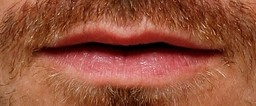
#> input picture images/boca/hb001.jpg, 256 x 106 px
$ jupyter execute filtros_frecuenciales_comparativa.ipynb
#> lines starting #> are read from the running program, lines starting #| are printed output that depends on the picture; after the words box and inside, x2 and y2 are one past the last pixel; in counts of white or black regions, pixels touching at a corner belong together
# Filtros en el dominio frecuencial para detección de bordes — Comparativa visual

## 📘 OBJETIVO
Aplicar y visualizar diferentes filtros en el dominio frecuencial sobre una misma imagen, mostrando paso a paso el efecto de cada uno para resaltar bordes y obtener un resultado similar a un retrato dibujado a mano.

---

## 🔧 Configuración inicial

[cell 1]
# Importar librerías necesarias
import numpy as np
import cv2
import matplotlib.pyplot as plt
from scipy import ndimage
from scipy.ndimage import gaussian_filter
from skimage import data, filters
from skimage.color import rgb2gray
import warnings

# Silenciar advertencias para visualización limpia
warnings.filterwarnings('ignore')

# Configurar matplotlib para mejor visualización
plt.rcParams['figure.figsize'] = (15, 10)
plt.rcParams['font.size'] = 10

print("✅ Librerías importadas correctamente")

## 📸 Cargar imagen de prueba

Usaremos una imagen de rostro incluida en scikit-image. Si prefieres usar tu propia imagen, modifica la ruta en la celda siguiente.

[cell 2]
# Opción 1: Usar imagen de ejemplo de skimage
# imagen_original = data.camera()  # Imagen clásica de prueba
imagen_original = cv2.imread("images/boca/hb001.jpg", cv2.IMREAD_GRAYSCALE)

# Opción 2: Cargar tu propia imagen (descomenta y modifica la ruta)
# imagen_original = cv2.imread('ruta/a/tu/imagen.jpg', cv2.IMREAD_GRAYSCALE)

# Asegurar que la imagen sea de tipo float para procesamiento
imagen = imagen_original.astype(np.float32)

# Mostrar imagen original
plt.figure(figsize=(6, 6))
plt.imshow(imagen, cmap='gray')
plt.title('Imagen Original')
plt.axis('off')
plt.tight_layout()
plt.show()

print(f"📐 Dimensiones de la imagen: {imagen.shape}")
#| 📐 Dimensiones de la imagen: (106, 256)

## 🛠️ Función genérica para visualizar etapas

Esta función muestra:
1. Imagen original
2. Espectro de Fourier (magnitud en escala logarítmica)
3. Filtro aplicado
4. Espectro filtrado
5. Imagen resultante
6. Bordes binarizados

[cell 3]
def mostrar_etapas(imagen, filtro_nombre, filtro_H, umbral=50):
    """
    Visualiza las etapas del filtrado en el dominio frecuencial.

    Args:
        imagen: Imagen en escala de grises (np.ndarray)
        filtro_nombre: Nombre descriptivo del filtro (str)
        filtro_H: Filtro en el dominio frecuencial (np.ndarray)
        umbral: Umbral para binarización final (int)
    """
#> called with filtro_nombre = 'Ideal High-Pass (D0=20)', umbral = 50
    # 1. Calcular FFT de la imagen
    f = np.fft.fft2(imagen)
    fshift = np.fft.fftshift(f)  # Centrar el espectro

    # 2. Calcular magnitud del espectro (escala logarítmica para visualización)
    magnitud_espectro = 20 * np.log(np.abs(fshift) + 1)

    # 3. Aplicar filtro en el dominio frecuencial
    fshift_filtrado = fshift * filtro_H
    magnitud_filtrada = 20 * np.log(np.abs(fshift_filtrado) + 1)

    # 4. Transformada inversa para obtener imagen filtrada
    f_ishift = np.fft.ifftshift(fshift_filtrado)
    img_filtrada = np.fft.ifft2(f_ishift)
    img_filtrada = np.abs(img_filtrada)

    # 5. Normalizar para visualización
    img_normalizada = cv2.normalize(img_filtrada, None, 0, 255, cv2.NORM_MINMAX).astype(np.uint8)

    # 6. Binarizar para obtener bordes nítidos (fondo blanco, bordes negros)
    _, img_binaria = cv2.threshold(img_normalizada, umbral, 255, cv2.THRESH_BINARY)
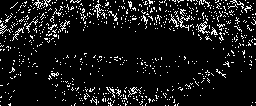
#> img_binaria: shape (106, 256); 8.9% white in thin lines or dots
    img_binaria = cv2.bitwise_not(img_binaria)
#> img_binaria: shape (106, 256); 91.1% white; black in thin lines or dots

    # Visualización en cuadrícula 2x3
    fig, axes = plt.subplots(2, 3, figsize=(15, 10))

    # Fila 1: Original, Espectro, Filtro
    axes[0, 0].imshow(imagen, cmap='gray')
    axes[0, 0].set_title('1. Imagen Original')
    axes[0, 0].axis('off')

    axes[0, 1].imshow(magnitud_espectro, cmap='gray')
    axes[0, 1].set_title('2. Espectro de Fourier (log)')
    axes[0, 1].axis('off')

    axes[0, 2].imshow(filtro_H, cmap='gray')
    axes[0, 2].set_title(f'3. Filtro: {filtro_nombre}')
    axes[0, 2].axis('off')

    # Fila 2: Espectro filtrado, Resultado, Bordes binarizados
    axes[1, 0].imshow(magnitud_filtrada, cmap='gray')
    axes[1, 0].set_title('4. Espectro Filtrado (log)')
    axes[1, 0].axis('off')

    axes[1, 1].imshow(img_normalizada, cmap='gray')
    axes[1, 1].set_title('5. Imagen Filtrada')
    axes[1, 1].axis('off')

    axes[1, 2].imshow(img_binaria, cmap='gray')
    axes[1, 2].set_title('6. Bordes Binarizados')
    axes[1, 2].axis('off')

    plt.suptitle(f'Filtro: {filtro_nombre}', fontsize=16, fontweight='bold', y=0.98)
    plt.tight_layout()
    plt.show()

    return img_binaria

print("✅ Función mostrar_etapas() definida")

## 🧮 Función auxiliar: Calcular distancia desde el centro

Esta función es fundamental para crear filtros radiales en el dominio frecuencial.

[cell 4]
def distancia_desde_centro(shape):
    """
    Calcula la matriz de distancias desde el centro de la imagen.

    Args:
        shape: Tupla (rows, cols) con las dimensiones de la imagen

    Returns:
        Matriz de distancias D(u,v) donde cada elemento es la distancia
        euclídea desde el centro (crow, ccol)
    """
    rows, cols = shape
    crow, ccol = rows // 2, cols // 2

    # Crear matrices de coordenadas
    u = np.arange(rows)
    v = np.arange(cols)
    u, v = np.meshgrid(u - crow, v - ccol, indexing='ij')

    # Calcular distancia euclídea: D(u,v) = sqrt((u-crow)^2 + (v-ccol)^2)
    D = np.sqrt(u**2 + v**2)

    return D

print("✅ Función distancia_desde_centro() definida")

---

# 🧩 FILTROS EN EL DOMINIO FRECUENCIAL

## 1️⃣ Ideal High-Pass Filter

**Fórmula:**
$$H(u,v) = \begin{cases}
0 & \text{si } D(u,v) \leq D_0 \\
1 & \text{si } D(u,v) > D_0
\end{cases}$$

**Descripción:** Bloquea completamente las bajas frecuencias (centro del espectro) y deja pasar las altas frecuencias. Es el filtro más simple pero produce efecto de "ringing" (anillos) en los bordes.

[cell 5]
# Parámetros del filtro
D0 = 20  # Radio de corte

# Calcular distancias
D = distancia_desde_centro(imagen.shape)

# Crear filtro ideal pasa altas
H_ideal = np.where(D <= D0, 0, 1).astype(np.float32)

# Aplicar y visualizar
resultado_ideal = mostrar_etapas(imagen, f'Ideal High-Pass (D0={D0})', H_ideal, umbral=50)

## 2️⃣ Butterworth High-Pass Filter

**Fórmula:**
$$H(u,v) = \frac{1}{1 + \left(\frac{D_0}{D(u,v)}\right)^{2n}}$$

**Descripción:** Transición suave entre frecuencias bloqueadas y permitidas. El parámetro `n` (orden) controla la pendiente de la transición. Reduce el ringing comparado con el filtro ideal.

[cell 6]
# Parámetros del filtro
D0 = 30  # Radio de corte
n = 2    # Orden del filtro

# Calcular distancias
D = distancia_desde_centro(imagen.shape)

# Crear filtro Butterworth pasa altas
# Evitar división por cero
D[D == 0] = 1e-10
H_butterworth = 1 / (1 + (D0 / D)**(2 * n))

# Aplicar y visualizar
resultado_butterworth = mostrar_etapas(imagen, f'Butterworth High-Pass (D0={D0}, n={n})', H_butterworth, umbral=50)

## 3️⃣ Gaussian High-Pass Filter

**Fórmula:**
$$H(u,v) = 1 - e^{-\frac{D(u,v)^2}{2D_0^2}}$$

**Descripción:** Transición muy suave, sin ringing. Ideal para preservar la información de los bordes sin artefactos. Es el filtro más usado en aplicaciones prácticas.

[cell 7]
# Parámetros del filtro
D0 = 10  # Radio de corte

# Calcular distancias
D = distancia_desde_centro(imagen.shape)

# Crear filtro Gaussiano pasa altas
H_gaussian = 1 - np.exp(-(D**2) / (2 * D0**2))

# Aplicar y visualizar
resultado_gaussian = mostrar_etapas(imagen, f'Gaussian High-Pass (D0={D0})', H_gaussian, umbral=50)

## 4️⃣ Laplaciano en Frecuencia

**Fórmula:**
$$H(u,v) = -4\pi^2(u^2 + v^2)$$

**Descripción:** El Laplaciano detecta cambios de intensidad en todas las direcciones. En el dominio frecuencial, es proporcional al cuadrado de la frecuencia. Resalta bordes y puntos aislados.

[cell 8]
# Calcular coordenadas centradas
rows, cols = imagen.shape
crow, ccol = rows // 2, cols // 2

u = np.arange(rows) - crow
v = np.arange(cols) - ccol
u, v = np.meshgrid(u, v, indexing='ij')

# Crear filtro Laplaciano: H(u,v) = -(u^2 + v^2)
H_laplacian = -(u**2 + v**2)

# Normalizar para visualización del filtro
H_laplacian_norm = cv2.normalize(H_laplacian, None, 0, 1, cv2.NORM_MINMAX)
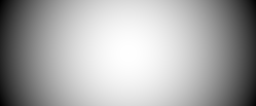
#> H_laplacian: shape (106, 256) int64; min -19193, max 0, mean -6398; drawn with min black and max white

# Aplicar y visualizar
resultado_laplacian = mostrar_etapas(imagen, 'Laplaciano en Frecuencia', H_laplacian_norm, umbral=30)
#> call 4 of mostrar_etapas, with filtro_nombre = 'Laplaciano en Frecuencia', umbral = 30
#> in mostrar_etapas (call 4), `img_normalizada = cv2.normalize(img_filtrada, None, 0, 255, cv2.NORM_M..`:
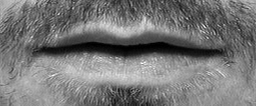
#> img_normalizada: shape (106, 256); min 0, max 255, mean 118.8

## 5️⃣ Laplaciano de Gaussiano (LoG)

**Fórmula:**
$$LoG(x,y) = -\frac{1}{\pi\sigma^4}\left[1 - \frac{x^2+y^2}{2\sigma^2}\right]e^{-\frac{x^2+y^2}{2\sigma^2}}$$

**Descripción:** Combina suavizado Gaussiano con el Laplaciano. Primero suaviza la imagen para reducir ruido, luego detecta bordes. Es muy efectivo para detectar bordes en imágenes ruidosas.

[cell 9]
# Parámetros
sigma = 2.0  # Desviación estándar del Gaussiano
size = 31    # Tamaño del kernel (debe ser impar)

# Crear kernel LoG en el dominio espacial
x = np.arange(-size//2 + 1, size//2 + 1)
y = np.arange(-size//2 + 1, size//2 + 1)
x, y = np.meshgrid(x, y)

# Fórmula del LoG
kernel_log = -(1 / (np.pi * sigma**4)) * (1 - (x**2 + y**2) / (2 * sigma**2)) * \
              np.exp(-(x**2 + y**2) / (2 * sigma**2))

# Expandir kernel al tamaño de la imagen con padding
kernel_padded = np.zeros(imagen.shape)
kernel_padded[:size, :size] = kernel_log

# FFT del kernel
H_log_fft = np.fft.fft2(kernel_padded)
H_log_fft = np.fft.fftshift(H_log_fft)

# Normalizar para visualización
H_log_vis = np.abs(H_log_fft)
H_log_vis = cv2.normalize(H_log_vis, None, 0, 1, cv2.NORM_MINMAX)

# Aplicar y visualizar
resultado_log = mostrar_etapas(imagen, f'Laplaciano de Gaussiano (σ={sigma})', H_log_vis, umbral=40)

## 6️⃣ Difference of Gaussians (DoG)

**Fórmula:**
$$DoG(x,y) = G_{\sigma_1}(x,y) - G_{\sigma_2}(x,y)$$

**Descripción:** Resta dos Gaussianos con diferentes σ. Aproxima el LoG pero es más eficiente computacionalmente. Usado en SIFT y otros detectores de características.

[cell 10]
# Parámetros
sigma1 = 1.0
sigma2 = 2.0

# Calcular distancias
D = distancia_desde_centro(imagen.shape)

# Crear dos filtros Gaussianos
G1 = np.exp(-(D**2) / (2 * sigma1**2))
G2 = np.exp(-(D**2) / (2 * sigma2**2))

# DoG = Diferencia de Gaussianos
H_dog = G1 - G2

# Normalizar para visualización
H_dog_norm = cv2.normalize(H_dog, None, 0, 1, cv2.NORM_MINMAX)

# Aplicar y visualizar
resultado_dog = mostrar_etapas(imagen, f'DoG (σ1={sigma1}, σ2={sigma2})', H_dog_norm, umbral=50)
#> in mostrar_etapas (call 6), `img_filtrada = np.abs(img_filtrada)`:
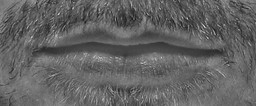
#> img_filtrada: shape (106, 256) float64; min 21.93, max 220.3, mean 99.1
#> in mostrar_etapas (call 6), `_, img_binaria = cv2.threshold(img_normalizada, umbral, 255, cv2.THRES..`:
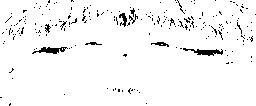
#> img_binaria: shape (106, 256); 96.2% white; black in thin lines or dots
#> in mostrar_etapas (call 6), `plt.show()`:
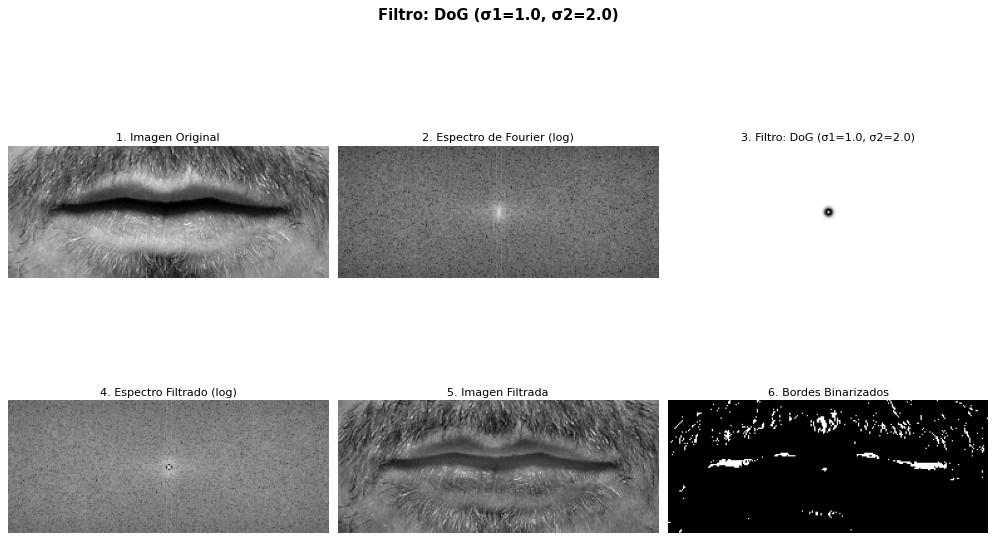
#> figure drawn by matplotlib, 6 panels

## 7️⃣ Filtros Gabor

**Descripción:** Los filtros Gabor son excelentes para detectar bordes en orientaciones específicas. Son similares a las neuronas de la corteza visual humana. Combinaremos respuestas en múltiples orientaciones.

[cell 11]
# Parámetros
frecuencia = 0.1  # Frecuencia del filtro
orientaciones = [0, np.pi/4, np.pi/2, 3*np.pi/4]  # 0°, 45°, 90°, 135°

# Aplicar filtros Gabor en diferentes orientaciones
respuestas_gabor = []

for theta in orientaciones:
    # Usar skimage para aplicar el filtro Gabor
    real, imag = filters.gabor(imagen, frequency=frecuencia, theta=theta)
    magnitud = np.sqrt(real**2 + imag**2)
    respuestas_gabor.append(magnitud)
#> this loop made 4 passes
#> pass 1, `real, imag = filters.gabor(imagen, frequency=frecuencia, theta=theta)`:
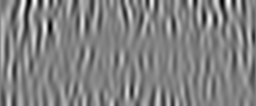
#> imag: shape (106, 256) float32; min -5.47, max 5.24, mean -0.0002; drawn with min black and max white
#> pass 1, `magnitud = np.sqrt(real**2 + imag**2)`:
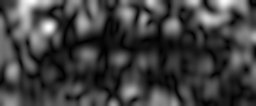
#> magnitud: shape (106, 256) float32; min 0.00516, max 5.71, mean 1.44; drawn with min black and max white
#> pass 2, `real, imag = filters.gabor(imagen, frequency=frecuencia, theta=theta)`:
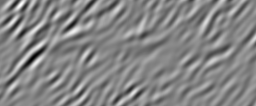
#> real: shape (106, 256) float32; min -4.41, max 4.14, mean 0.0581; drawn with min black and max white
#> after the loop, respuestas_gabor = 4 items

# Combinar respuestas: tomar el máximo en cada píxel
respuesta_combinada = np.maximum.reduce(respuestas_gabor)
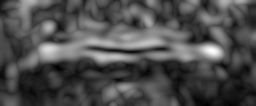
#> respuesta_combinada: shape (106, 256) float32; min 0.276, max 7.91, mean 2.59; drawn with min black and max white

# Normalizar
respuesta_normalizada = cv2.normalize(respuesta_combinada, None, 0, 255, cv2.NORM_MINMAX).astype(np.uint8)

# Binarizar
_, resultado_gabor = cv2.threshold(respuesta_normalizada, 50, 255, cv2.THRESH_BINARY)
resultado_gabor = cv2.bitwise_not(resultado_gabor)

# Visualizar el proceso
fig, axes = plt.subplots(2, 3, figsize=(15, 10))

axes[0, 0].imshow(imagen, cmap='gray')
axes[0, 0].set_title('Imagen Original')
axes[0, 0].axis('off')

# Mostrar respuestas individuales
for idx, (resp, theta) in enumerate(zip(respuestas_gabor, orientaciones)):
    if idx < 4:
        ax = axes[(idx+1)//3, (idx+1)%3]
        ax.imshow(resp, cmap='gray')
        ax.set_title(f'Gabor θ={int(np.degrees(theta))}°')
        ax.axis('off')
#> this loop made 4 passes
#> theta on passes 1 to 4: 0, 0.785, 1.57, 2.36

axes[1, 2].imshow(resultado_gabor, cmap='gray')
axes[1, 2].set_title('Resultado Combinado')
axes[1, 2].axis('off')

plt.suptitle('Filtros Gabor Multi-orientación', fontsize=16, fontweight='bold')
plt.tight_layout()
plt.show()

## 8️⃣ Top-Hat (Filtro de Banda)

**Fórmula:**
$$H(u,v) = \begin{cases}
1 & \text{si } D_1 < D(u,v) < D_2 \\
0 & \text{en otro caso}
\end{cases}$$

**Descripción:** Pasa solo las frecuencias en un rango específico (banda). Útil para extraer características de un tamaño particular o eliminar ruido en frecuencias específicas.

[cell 12]
# Parámetros del filtro
D1 = 20  # Radio interno
D2 = 60  # Radio externo

# Calcular distancias
D = distancia_desde_centro(imagen.shape)

# Crear filtro de banda (Band-Pass)
H_bandpass = np.where((D > D1) & (D < D2), 1, 0).astype(np.float32)

# Aplicar y visualizar
resultado_bandpass = mostrar_etapas(imagen, f'Band-Pass (D1={D1}, D2={D2})', H_bandpass, umbral=50)

---

# 🎨 COMPARATIVA FINAL

Ahora mostraremos todos los resultados binarizados en una sola cuadrícula para comparar visualmente.

[cell 13]
# Recolectar todos los resultados
resultados = [
    ('Original', imagen_original),
    ('Ideal HP', resultado_ideal),
    ('Butterworth HP', resultado_butterworth),
    ('Gaussian HP', resultado_gaussian),
    ('Laplaciano', resultado_laplacian),
    ('LoG', resultado_log),
    ('DoG', resultado_dog),
    ('Gabor Multi-θ', resultado_gabor),
    ('Band-Pass', resultado_bandpass)
]

# Crear cuadrícula 3x3
fig, axes = plt.subplots(3, 3, figsize=(18, 18))
axes = axes.flatten()

for idx, (nombre, imagen_resultado) in enumerate(resultados):
    axes[idx].imshow(imagen_resultado, cmap='gray')
    axes[idx].set_title(nombre, fontsize=14, fontweight='bold')
    axes[idx].axis('off')
#> this loop made 9 passes
#> nombre on passes 1 to 8: 'Original', 'Ideal HP', 'Butterworth HP', 'Gaussian HP', 'Laplaciano', 'LoG', 'DoG', 'Gabor Multi-θ'

plt.suptitle('Comparativa de Filtros Frecuenciales para Detección de Bordes',
             fontsize=18, fontweight='bold', y=0.995)
plt.tight_layout()
plt.show()

## 📊 Análisis Comparativo

Analicemos cada filtro en términos de:
- **Nivel de detalle conservado**
- **Claridad de los contornos**
- **Similitud con dibujo a mano**

[cell 14]
print("="*80)
print("ANÁLISIS COMPARATIVO DE FILTROS")
print("="*80)
print()

analisis = [
    ("1. Ideal High-Pass",
     "Bordes muy nítidos pero con ringing (artefactos en anillos).",
     "Contornos definidos pero con ruido artificial.",
     "Poco realista para dibujo a mano debido a artefactos."),

    ("2. Butterworth High-Pass",
     "Balance entre nitidez y suavidad, menos ringing que Ideal.",
     "Bordes claros con transición suave.",
     "Buena aproximación a boceto, natural y sin artefactos."),

    ("3. Gaussian High-Pass",
     "Transición muy suave, preserva detalles importantes.",
     "Contornos suaves y continuos.",
     "Excelente para bocetos realistas, estilo acuarela."),

    ("4. Laplaciano",
     "Detecta todos los cambios de intensidad, muy sensible.",
     "Bordes completos en todas direcciones, puede ser ruidoso.",
     "Estilo de boceto detallado, similar a lápiz fino."),

    ("5. Laplaciano de Gaussiano (LoG)",
     "Suavizado previo reduce ruido, bordes más limpios.",
     "Contornos bien definidos sin ruido excesivo.",
     "Muy bueno para retratos tipo sketch, equilibrado."),

    ("6. Difference of Gaussians (DoG)",
     "Similar a LoG, resalta bordes en múltiples escalas.",
     "Bordes naturales con buen contraste.",
     "Excelente para efecto dibujado a mano profesional."),

    ("7. Gabor Multi-orientación",
     "Captura texturas y bordes direccionales específicos.",
     "Bordes orientados, útil para características específicas.",
     "Estilo artístico único, resalta patrones direccionales."),

    ("8. Band-Pass (Top-Hat)",
     "Extrae solo detalles de tamaño medio.",
     "Contornos parciales, puede perder información.",
     "Útil para efectos estilizados o abstractos.")
]

for nombre, detalle, contorno, dibujo in analisis:
    print(f"\n{nombre}")
    print("-" * len(nombre))
    print(f"📌 Detalle: {detalle}")
    print(f"🎯 Contornos: {contorno}")
    print(f"✏️  Dibujo a mano: {dibujo}")

print("\n" + "="*80)
print("RECOMENDACIONES")
print("="*80)
print("\n🏆 Para retratos tipo 'retrato hablado':")
print("   → Gaussian High-Pass o Butterworth (transiciones suaves)")
print("   → LoG o DoG (balance entre detalle y limpieza)")
print("\n🎨 Para efectos artísticos:")
print("   → Gabor (texturas direccionales)")
print("   → Laplaciano (detalles finos)")
print("\n⚡ Para procesamiento rápido:")
print("   → Butterworth (buen balance calidad/velocidad)")
print()

---

# 💡 COMBINACIÓN DE FILTROS (OPCIONAL)

Experimentemos combinando filtros para obtener efectos tipo "sketch" más sofisticados.

## Combinación 1: Gaussian Blur + LoG

Primero suavizamos fuertemente la imagen, luego aplicamos LoG para obtener un efecto de dibujo simplificado.

[cell 15]
# Paso 1: Suavizado fuerte
img_suavizada = gaussian_filter(imagen, sigma=3.0)

# Paso 2: Aplicar LoG
sigma_log = 1.5
size = 31
x = np.arange(-size//2 + 1, size//2 + 1)
#> x = 31 values from -15 to 15
y = np.arange(-size//2 + 1, size//2 + 1)
#> y = 31 values from -15 to 15
x, y = np.meshgrid(x, y)

kernel_log = -(1 / (np.pi * sigma_log**4)) * (1 - (x**2 + y**2) / (2 * sigma_log**2)) * \
              np.exp(-(x**2 + y**2) / (2 * sigma_log**2))

kernel_padded = np.zeros(img_suavizada.shape)
kernel_padded[:size, :size] = kernel_log

H_log_fft = np.fft.fft2(kernel_padded)
H_log_fft = np.fft.fftshift(H_log_fft)
H_log_vis = np.abs(H_log_fft)
H_log_vis = cv2.normalize(H_log_vis, None, 0, 1, cv2.NORM_MINMAX)

resultado_combinado1 = mostrar_etapas(img_suavizada, 'Blur + LoG (Sketch Simplificado)', H_log_vis, umbral=30)

## Combinación 2: DoG + Band-Pass

Aplicamos DoG para detectar bordes, luego filtramos solo frecuencias medias para obtener un efecto más artístico.

[cell 16]
# Paso 1: Aplicar DoG
D = distancia_desde_centro(imagen.shape)
sigma1, sigma2 = 1.0, 2.5
G1 = np.exp(-(D**2) / (2 * sigma1**2))
G2 = np.exp(-(D**2) / (2 * sigma2**2))
H_dog = G1 - G2

# Paso 2: Combinar con Band-Pass
D1, D2 = 15, 70
H_bandpass = np.where((D > D1) & (D < D2), 1, 0).astype(np.float32)

# Filtro combinado
H_combinado = H_dog * H_bandpass
H_combinado_norm = cv2.normalize(H_combinado, None, 0, 1, cv2.NORM_MINMAX)

resultado_combinado2 = mostrar_etapas(imagen, 'DoG + Band-Pass (Artístico)', H_combinado_norm, umbral=40)

## Combinación 3: Gabor + Gaussian HP

Combinar múltiples orientaciones de Gabor con un pasa altas Gaussiano para un efecto de "pencil drawing" realista.

[cell 17]
# Aplicar Gabor multi-orientación
frecuencia = 0.15
orientaciones = [0, np.pi/6, np.pi/3, np.pi/2, 2*np.pi/3, 5*np.pi/6]
#> orientaciones = [0, 0.524, 1.05, 1.57, 2.09, 2.62]
respuestas = []

for theta in orientaciones:
    real, imag = filters.gabor(imagen, frequency=frecuencia, theta=theta)
    magnitud = np.sqrt(real**2 + imag**2)
    respuestas.append(magnitud)
#> this loop made 6 passes
#> theta on passes 2 to 6: 0.524, 1.05, 1.57, 2.09, 2.62
#> after the loop, respuestas = 6 items

# Combinar respuestas
respuesta_gabor = np.maximum.reduce(respuestas)

# Aplicar Gaussian HP adicional
D = distancia_desde_centro(respuesta_gabor.shape)
D0 = 25
H_gaussian = 1 - np.exp(-(D**2) / (2 * D0**2))

# FFT y filtrado
f = np.fft.fft2(respuesta_gabor)
fshift = np.fft.fftshift(f)
fshift_filtrado = fshift * H_gaussian
f_ishift = np.fft.ifftshift(fshift_filtrado)
img_final = np.fft.ifft2(f_ishift)
img_final = np.abs(img_final)

# Normalizar y binarizar
img_final_norm = cv2.normalize(img_final, None, 0, 255, cv2.NORM_MINMAX).astype(np.uint8)
_, resultado_combinado3 = cv2.threshold(img_final_norm, 40, 255, cv2.THRESH_BINARY)
resultado_combinado3 = cv2.bitwise_not(resultado_combinado3)

# Visualizar
plt.figure(figsize=(12, 4))
plt.subplot(1, 3, 1)
plt.imshow(imagen, cmap='gray')
plt.title('Original')
plt.axis('off')

plt.subplot(1, 3, 2)
plt.imshow(img_final_norm, cmap='gray')
plt.title('Gabor + Gaussian HP')
plt.axis('off')

plt.subplot(1, 3, 3)
plt.imshow(resultado_combinado3, cmap='gray')
plt.title('Pencil Drawing Effect')
plt.axis('off')

plt.suptitle('Combinación Avanzada: Gabor Multi-θ + Gaussian HP', fontsize=14, fontweight='bold')
plt.tight_layout()
plt.show()
